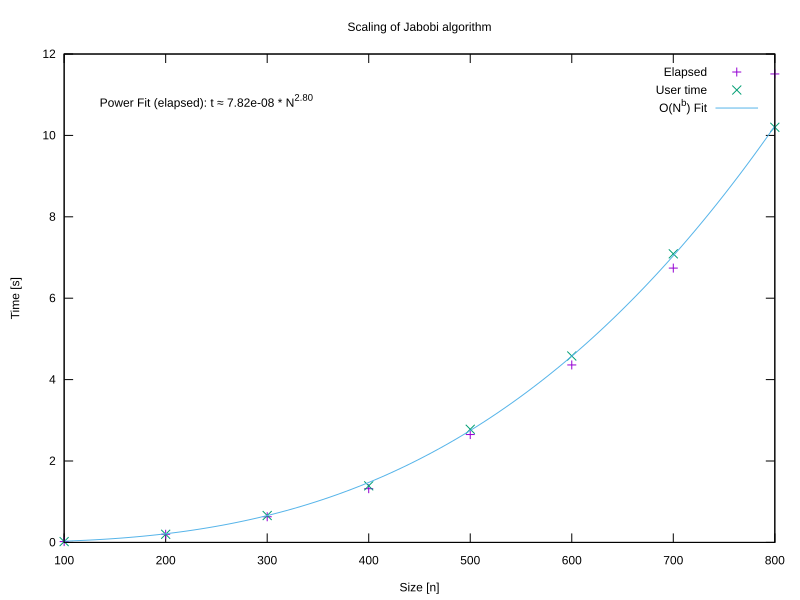

Reproduce this figure in gnuplot.
set terminal svg background "white" size 800,600
set xlabel "Size [n]"; set ylabel "Time [s]"
set title "Scaling of Jabobi algorithm"
set fit quiet

a=5e-10; b=3; \
f(x) = a * x**b;\
fit f(x) "outtimes.txt" using 1:3 via a,b;\
set label sprintf("Power Fit (elapsed): t ≈ %.2e * N^{%.2f}", a, b) at graph 0.05, 0.9;\
plot "outtimes.txt" using 1:2 with points title "Elapsed",\
    "outtimes.txt" using 1:3 with points title "User time",\
    f(x) with lines title "O(N^b) Fit"
